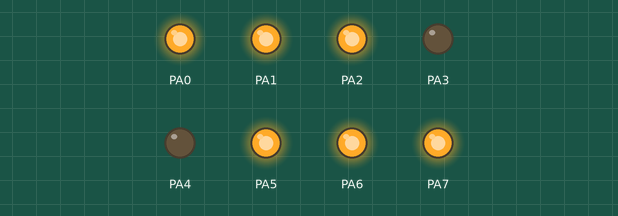
Recording of a program running on a simulated ATmega16, built with avr-gcc and emulated at 16 MHz. On the bench: output pins drawn as LEDs (lit = HIGH).

Above: at 0.1 s.
At 0.7 s:
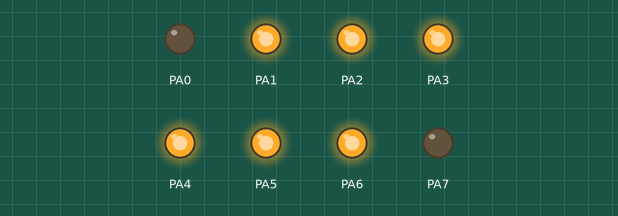
At 1.3 s:
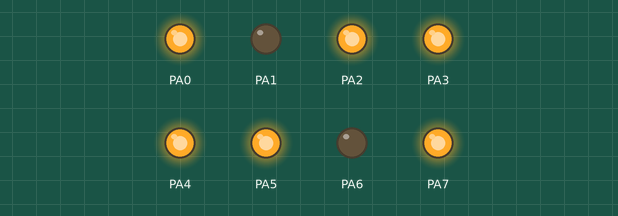
At 2.7 s:
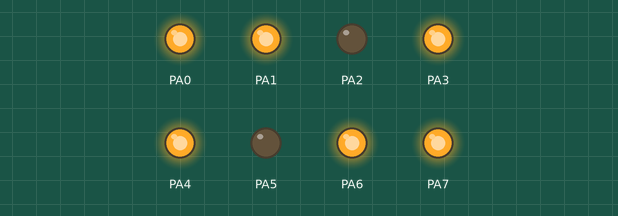
Timing chart, 0 to 3.0 s (numbered marks = the images above):
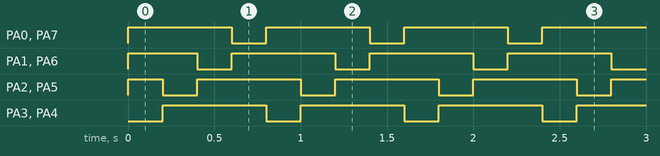

The program:

main.cpp
```cpp
/*
 * GccApplication1.cpp
 *
 * Created: 8/8/2024 10:35:21 AM
 * Author : ADMIN
 */
# define F_CPU 16000000UL
#include <avr/io.h>
#include <avr/delay.h>


int i=0;
int main(void)
{
	DDRA = 0xff;		//Khai báo thanh ghi PortA la output
	PORTA = 0x00;		//Khai báo PA0 t?i PA7 xuat ra 0v
	DDRB = 0x00;		//Chan B0 input
	PORTB = 0x01;		//Chan B0 keo cao

    /* Replace with your application code */
    while (1)
    {
		//PORTA =  0xff;
		//_delay_ms(500);
		//PORTA = 0x00;
		//_delay_ms(500);
		//1<<PINB0 ngh?a là d?ch bit 1 sang trái t?i v? trí c?a chân PINB0. N?u PINB0 là 0, k?t qu? s? là 0b00000001.
		//N?u PINB0 là 1, k?t qu? s? là 0b00000010, và t??ng t? cho các v? trí khác.
		//if((PINB &(1<<PINB0))==0)
		//{
			//PORTA = 0x01;	//output 5v chan A0
			//
		//}
		//else
		//{
			//PORTA = 0x00;	//output 0v chan A0
		//}
		PORTA = 0b11100111;		//?? bit 34 ? 0 thì ?èn s? sáng
		for(int i =3; i>=0; i--)	//?? led ch?y sang hai bên
		{
			PORTA &=~ (1<<(i)); //clear bit thu i
			PORTA &=~ (1<<(7-i));
			_delay_ms(200);
			PORTA |= (1<<(i));
			PORTA |=(1<<(7-i));
		}
    }
}
```

Measured:
- by itself, PA0, PA3, PA4, PA7: alternates HIGH for 0.60 s and LOW for 0.20 s
- by itself, PA1, PA2, PA5, PA6: repeats every 0.80 s: LOW 0.20 s, HIGH 0.60 s
- by itself, everything shown: repeats every 0.80 s, in 4 steps
